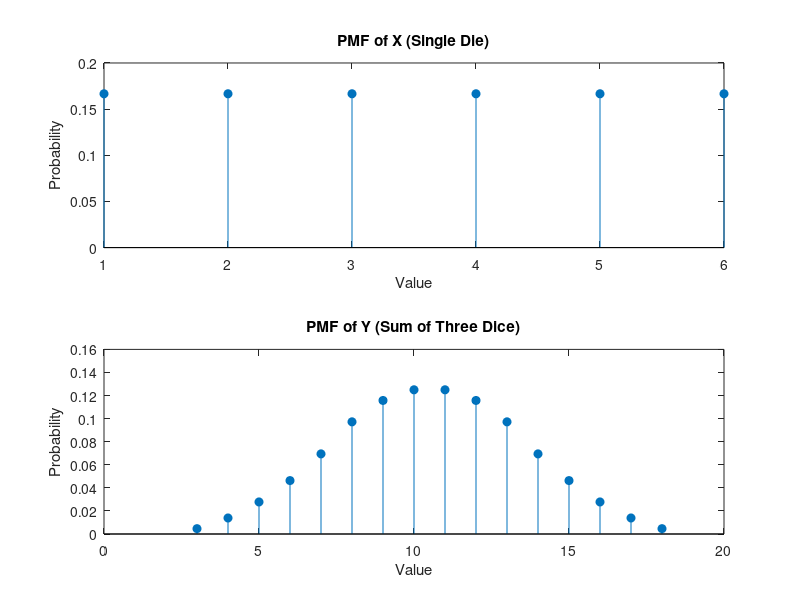

Here is the MATLAB script that generated this plot:
x_values = 1:6;
x_prob = ones(1, 6) / 6; 

y_values = 3:18;

y_prob = zeros(1, length(y_values));

for i = 1:6
    for j = 1:6
        for k = 1:6
            sum_value = i + j + k; 
            y_prob(sum_value - 2) = y_prob(sum_value - 2) + 1; 
        end
    end
end

y_prob = y_prob / (6^3);

figure;
subplot(2, 1, 1);
stem(x_values, x_prob, 'filled');
title('PMF of X (Single Die)');
xlabel('Value');
ylabel('Probability');

subplot(2, 1, 2);
stem(y_values, y_prob, 'filled');
title('PMF of Y (Sum of Three Dice)');
xlabel('Value');
ylabel('Probability');